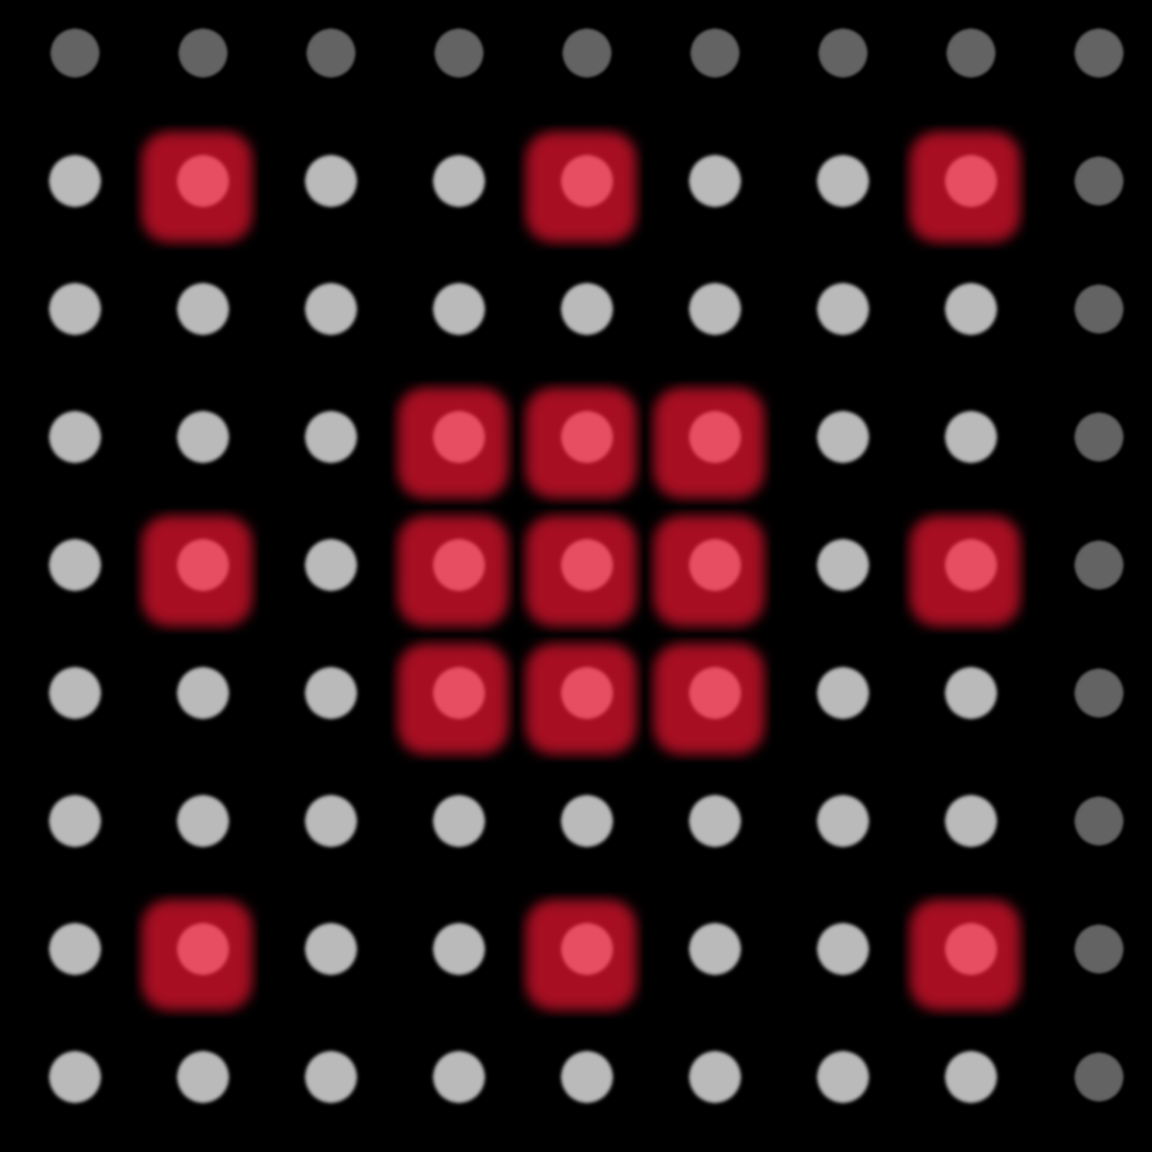

A level layout from a 2D game, rendered from its tile map. Below: a short description, then the map file with its tile-grid data intact:
An orthogonal 9x9 tile map with 128x128 px tiles, 2 tile layers (Map, Border), 3 tilesets.

<map version="1.0" orientation="orthogonal" width="9" height="9" tilewidth="128" tileheight="128">
 <tileset firstgid="1" source="Teleports.tsx" />
 <tileset firstgid="7" source="Tiles.tsx" />
 <tileset firstgid="31" source="Border.tsx" />
 <layer name="Map" width="9" height="9">
  <data>
   <tile gid="22" />
   <tile gid="23" />
   <tile gid="23" />
   <tile gid="23" />
   <tile gid="23" />
   <tile gid="23" />
   <tile gid="23" />
   <tile gid="23" />
   <tile gid="21" />
   <tile gid="24" />
   <tile gid="12" />
   <tile gid="10" />
   <tile gid="10" />
   <tile gid="12" />
   <tile gid="10" />
   <tile gid="10" />
   <tile gid="12" />
   <tile gid="26" />
   <tile gid="24" />
   <tile gid="10" />
   <tile gid="10" />
   <tile gid="10" />
   <tile gid="10" />
   <tile gid="10" />
   <tile gid="10" />
   <tile gid="10" />
   <tile gid="26" />
   <tile gid="24" />
   <tile gid="10" />
   <tile gid="10" />
   <tile gid="22" />
   <tile gid="23" />
   <tile gid="21" />
   <tile gid="10" />
   <tile gid="10" />
   <tile gid="26" />
   <tile gid="24" />
   <tile gid="12" />
   <tile gid="10" />
   <tile gid="24" />
   <tile gid="10" />
   <tile gid="26" />
   <tile gid="10" />
   <tile gid="12" />
   <tile gid="26" />
   <tile gid="24" />
   <tile gid="10" />
   <tile gid="10" />
   <tile gid="19" />
   <tile gid="25" />
   <tile gid="20" />
   <tile gid="10" />
   <tile gid="10" />
   <tile gid="26" />
   <tile gid="24" />
   <tile gid="10" />
   <tile gid="10" />
   <tile gid="10" />
   <tile gid="10" />
   <tile gid="10" />
   <tile gid="10" />
   <tile gid="10" />
   <tile gid="26" />
   <tile gid="24" />
   <tile gid="12" />
   <tile gid="10" />
   <tile gid="10" />
   <tile gid="12" />
   <tile gid="10" />
   <tile gid="10" />
   <tile gid="12" />
   <tile gid="26" />
   <tile gid="19" />
   <tile gid="25" />
   <tile gid="25" />
   <tile gid="25" />
   <tile gid="25" />
   <tile gid="25" />
   <tile gid="25" />
   <tile gid="25" />
   <tile gid="20" />
  </data>
 </layer>
 <layer name="Border" width="9" height="9">
  <data>
   <tile gid="0" />
   <tile gid="0" />
   <tile gid="0" />
   <tile gid="0" />
   <tile gid="0" />
   <tile gid="0" />
   <tile gid="0" />
   <tile gid="0" />
   <tile gid="0" />
   <tile gid="0" />
   <tile gid="31" />
   <tile gid="0" />
   <tile gid="0" />
   <tile gid="31" />
   <tile gid="0" />
   <tile gid="0" />
   <tile gid="31" />
   <tile gid="0" />
   <tile gid="0" />
   <tile gid="0" />
   <tile gid="0" />
   <tile gid="0" />
   <tile gid="0" />
   <tile gid="0" />
   <tile gid="0" />
   <tile gid="0" />
   <tile gid="0" />
   <tile gid="0" />
   <tile gid="0" />
   <tile gid="0" />
   <tile gid="31" />
   <tile gid="31" />
   <tile gid="31" />
   <tile gid="0" />
   <tile gid="0" />
   <tile gid="0" />
   <tile gid="0" />
   <tile gid="31" />
   <tile gid="0" />
   <tile gid="31" />
   <tile gid="31" />
   <tile gid="31" />
   <tile gid="0" />
   <tile gid="31" />
   <tile gid="0" />
   <tile gid="0" />
   <tile gid="0" />
   <tile gid="0" />
   <tile gid="31" />
   <tile gid="31" />
   <tile gid="31" />
   <tile gid="0" />
   <tile gid="0" />
   <tile gid="0" />
   <tile gid="0" />
   <tile gid="0" />
   <tile gid="0" />
   <tile gid="0" />
   <tile gid="0" />
   <tile gid="0" />
   <tile gid="0" />
   <tile gid="0" />
   <tile gid="0" />
   <tile gid="0" />
   <tile gid="31" />
   <tile gid="0" />
   <tile gid="0" />
   <tile gid="31" />
   <tile gid="0" />
   <tile gid="0" />
   <tile gid="31" />
   <tile gid="0" />
   <tile gid="0" />
   <tile gid="0" />
   <tile gid="0" />
   <tile gid="0" />
   <tile gid="0" />
   <tile gid="0" />
   <tile gid="0" />
   <tile gid="0" />
   <tile gid="0" />
  </data>
 </layer>
</map>
